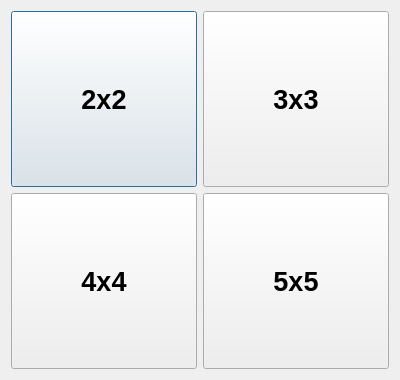
<?xml version="1.0" encoding="UTF-8"?>
<ui version="4.0">
 <class>Menu</class>
 <widget class="QDialog" name="Menu">
  <property name="geometry">
   <rect>
    <x>0</x>
    <y>0</y>
    <width>400</width>
    <height>380</height>
   </rect>
  </property>
  <property name="font">
   <font>
    <pointsize>20</pointsize>
    <bold>true</bold>
   </font>
  </property>
  <property name="windowTitle">
   <string>Dialog</string>
  </property>
  <layout class="QVBoxLayout" name="verticalLayout">
   <item>
    <layout class="QGridLayout" name="gridLayout">
     <item row="0" column="0">
      <widget class="QPushButton" name="button2x2">
       <property name="sizePolicy">
        <sizepolicy hsizetype="Minimum" vsizetype="Expanding">
         <horstretch>0</horstretch>
         <verstretch>0</verstretch>
        </sizepolicy>
       </property>
       <property name="cursor">
        <cursorShape>PointingHandCursor</cursorShape>
       </property>
       <property name="text">
        <string>2x2</string>
       </property>
      </widget>
     </item>
     <item row="0" column="1">
      <widget class="QPushButton" name="button3x3">
       <property name="sizePolicy">
        <sizepolicy hsizetype="Minimum" vsizetype="Expanding">
         <horstretch>0</horstretch>
         <verstretch>0</verstretch>
        </sizepolicy>
       </property>
       <property name="cursor">
        <cursorShape>PointingHandCursor</cursorShape>
       </property>
       <property name="text">
        <string>3x3</string>
       </property>
      </widget>
     </item>
     <item row="1" column="0">
      <widget class="QPushButton" name="button4x4">
       <property name="sizePolicy">
        <sizepolicy hsizetype="Minimum" vsizetype="Expanding">
         <horstretch>0</horstretch>
         <verstretch>0</verstretch>
        </sizepolicy>
       </property>
       <property name="cursor">
        <cursorShape>PointingHandCursor</cursorShape>
       </property>
       <property name="text">
        <string>4x4</string>
       </property>
      </widget>
     </item>
     <item row="1" column="1">
      <widget class="QPushButton" name="button5x5">
       <property name="sizePolicy">
        <sizepolicy hsizetype="Minimum" vsizetype="Expanding">
         <horstretch>0</horstretch>
         <verstretch>0</verstretch>
        </sizepolicy>
       </property>
       <property name="cursor">
        <cursorShape>PointingHandCursor</cursorShape>
       </property>
       <property name="text">
        <string>5x5</string>
       </property>
      </widget>
     </item>
    </layout>
   </item>
  </layout>
 </widget>
 <resources/>
 <connections/>
</ui>
